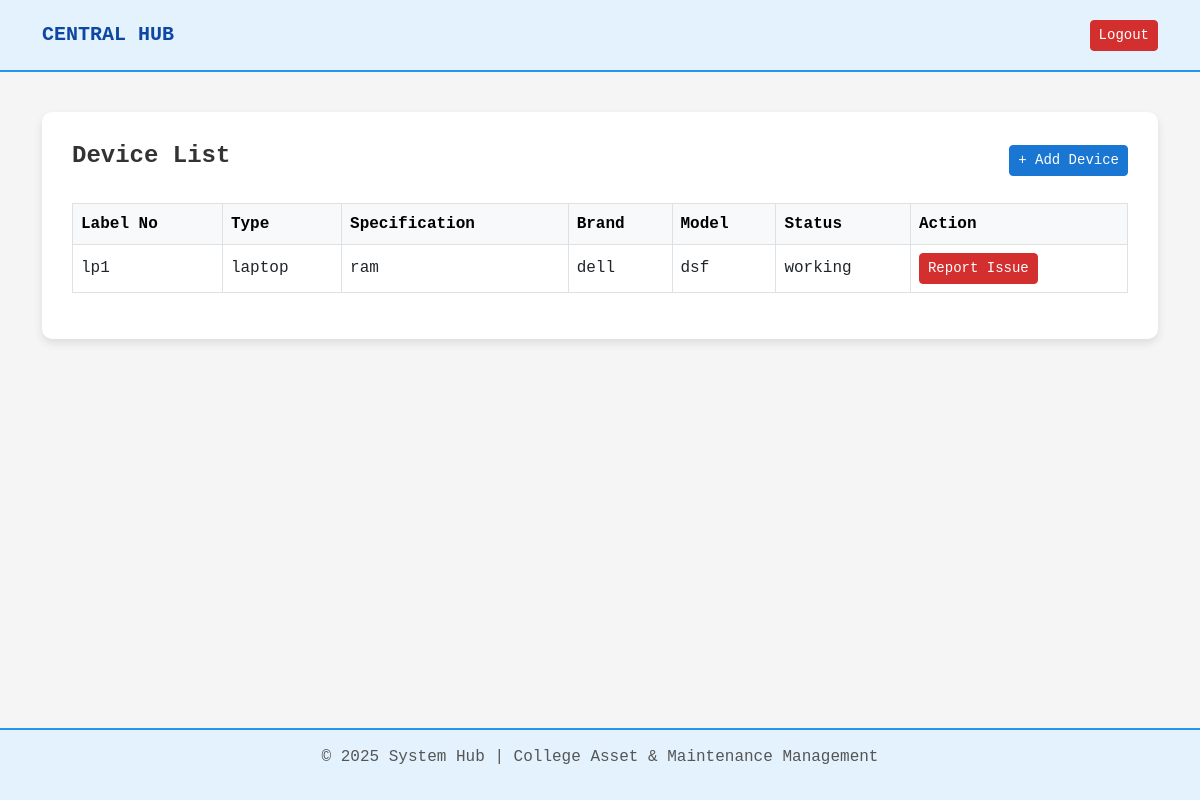
The page /devices/ (signed in) on the database as committed earlier.
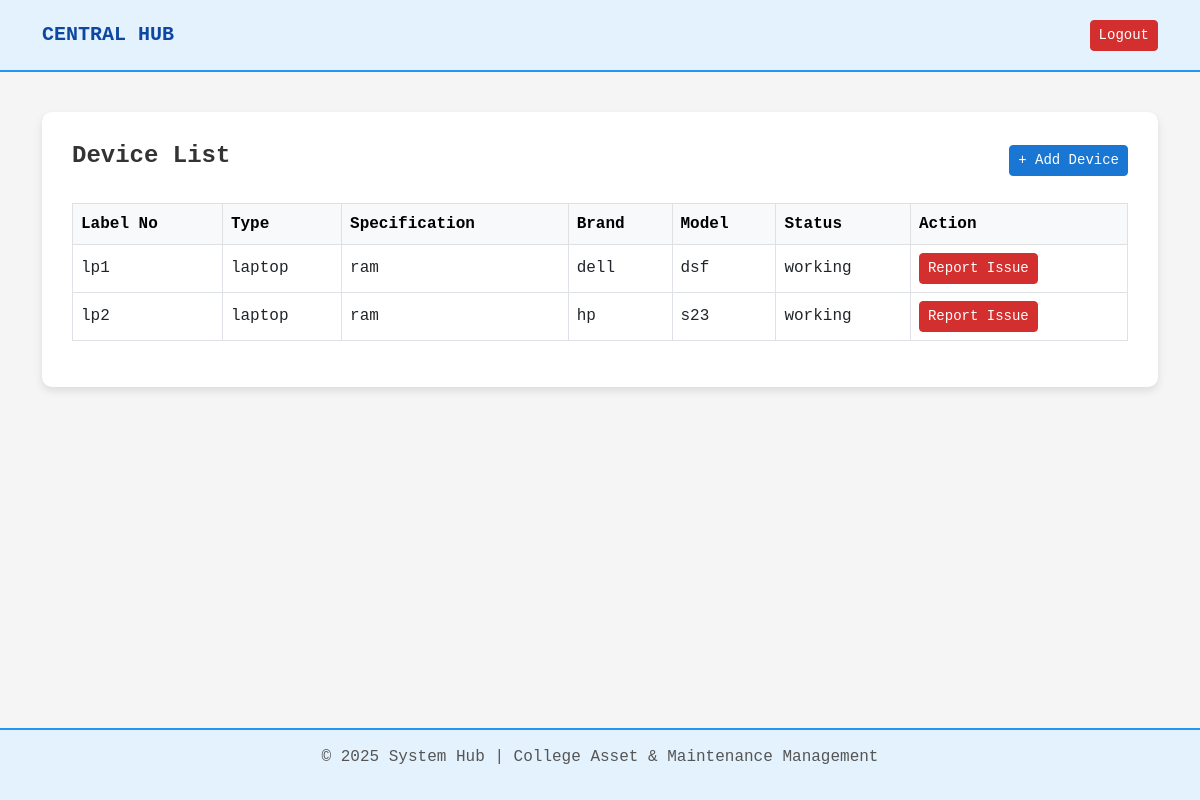
The same page on the database as committed later.
### core/models.py (models this page shows, shortened)
class Device(models.Model):
    device_id = models.AutoField(primary_key=True)
    device_type = models.ForeignKey(DeviceType, on_delete=models.SET_NULL, null=True)
    device_specification = models.ForeignKey(DeviceSpecification, on_delete=models.SET_NULL, null=True)
    label_no = models.CharField(max_length=50, unique=True)
    device_model = models.CharField(max_length=100)
    device_brand = models.CharField(max_length=100)
    device_cost = models.DecimalField(max_digits=10, decimal_places=2)
    manufactured_year = models.PositiveIntegerField()
    purchased_date = models.DateField()
    status = models.CharField(max_length=50)
    device_image = models.ImageField(upload_to='devices/', null=True, blank=True)

class DeviceType(models.Model):
    device_type_id = models.AutoField(primary_key=True)
    device_type = models.CharField(max_length=100)
    def __str__(self):
        return self.device_type

class DeviceSpecification(models.Model):
    specification_no = models.AutoField(primary_key=True)
    specification = models.CharField(max_length=100)
    def __str__(self):
        return self.specification

### core/views.py (the view)
# urls.py: path('devices/', views.device_list, name='device_list'),
@login_required
def device_list(request):
    devices = Device.objects.all()
    return render(request, "device_list.html", {"devices": devices})

### templates/device_list.html (shortened to what this page needs)
{% extends 'base.html' %}
{% block content %}
<div class="d-flex justify-content-between align-items-center mb-4">
    <h4 class="fw-bold">Device List</h4>
    <a href="{% url 'add_device' %}" class="btn btn-primary btn-sm">
        + Add Device
    </a>
</div>
{% if devices %}
    <div class="table-responsive">
        <table class="table table-bordered table-hover align-middle">
            <thead class="table-light">
                <tr>
                    <th>Label No</th>
                    <th>Type</th>
                    <th>Specification</th>
                    <th>Brand</th>
                    <th>Model</th>
                    <th>Status</th>
                    <th>Action</th>
                </tr>
            </thead>
            <tbody>
                {% for device in devices %}
                    <tr>
                        <td>{{ device.label_no }}</td>
                        <td>{{ device.device_type }}</td>
                        <td>{{ device.device_specification }}</td>
                        <td>{{ device.device_brand }}</td>
                        <td>{{ device.device_model }}</td>
                        <td>{{ device.status }}</td>
                        <td>
                            <a href="{% url 'report_issue' device.device_id %}"
                               class="btn btn-danger btn-sm">
                                Report Issue
                            </a>
                        </td>
                    </tr>
                {% endfor %}
            </tbody>
        </table>
    </div>
{% else %}
    <div class="alert alert-info text-center">
        No devices added yet.
    </div>
{% endif %}
{% endblock %}

Rows that differ between the two databases and show on the page:
added Device: label_no "lp2", device_type "laptop", device_specification "ram", device_brand "hp", device_model "s23", status "working"
